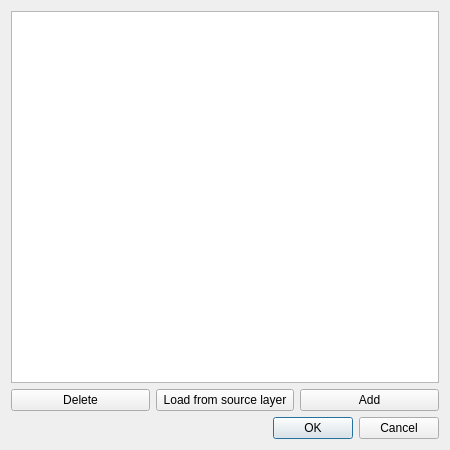
<?xml version="1.0" encoding="UTF-8"?>
<ui version="4.0">
 <class>Dialog</class>
 <widget class="QDialog" name="Dialog">
  <property name="geometry">
   <rect>
    <x>0</x>
    <y>0</y>
    <width>450</width>
    <height>450</height>
   </rect>
  </property>
  <property name="windowTitle">
   <string>Attribute value map</string>
  </property>
  <layout class="QGridLayout" name="gridLayout">
   <item row="2" column="0">
    <widget class="QDialogButtonBox" name="buttonBox">
     <property name="orientation">
      <enum>Qt::Horizontal</enum>
     </property>
     <property name="standardButtons">
      <set>QDialogButtonBox::Cancel|QDialogButtonBox::Ok</set>
     </property>
    </widget>
   </item>
   <item row="0" column="0">
    <widget class="QTableWidget" name="value_map_table">
     <property name="inputMethodHints">
      <set>Qt::ImhDigitsOnly</set>
     </property>
     <property name="selectionBehavior">
      <enum>QAbstractItemView::SelectRows</enum>
     </property>
     <attribute name="verticalHeaderVisible">
      <bool>false</bool>
     </attribute>
    </widget>
   </item>
   <item row="1" column="0">
    <layout class="QHBoxLayout" name="horizontalLayout">
     <property name="bottomMargin">
      <number>0</number>
     </property>
     <item>
      <widget class="QPushButton" name="delete_pb">
       <property name="toolTip">
        <string>Delete selected rows</string>
       </property>
       <property name="text">
        <string>Delete</string>
       </property>
      </widget>
     </item>
     <item>
      <widget class="QPushButton" name="load_pb">
       <property name="toolTip">
        <string>Paste rows from clipboard</string>
       </property>
       <property name="text">
        <string>Load from source layer</string>
       </property>
      </widget>
     </item>
     <item>
      <widget class="QPushButton" name="add_pb">
       <property name="toolTip">
        <string>Add new row</string>
       </property>
       <property name="text">
        <string>Add</string>
       </property>
      </widget>
     </item>
    </layout>
   </item>
  </layout>
 </widget>
 <tabstops>
  <tabstop>value_map_table</tabstop>
  <tabstop>delete_pb</tabstop>
  <tabstop>load_pb</tabstop>
  <tabstop>add_pb</tabstop>
 </tabstops>
 <resources/>
 <connections>
  <connection>
   <sender>buttonBox</sender>
   <signal>accepted()</signal>
   <receiver>Dialog</receiver>
   <slot>accept()</slot>
   <hints>
    <hint type="sourcelabel">
     <x>248</x>
     <y>254</y>
    </hint>
    <hint type="destinationlabel">
     <x>157</x>
     <y>274</y>
    </hint>
   </hints>
  </connection>
  <connection>
   <sender>buttonBox</sender>
   <signal>rejected()</signal>
   <receiver>Dialog</receiver>
   <slot>reject()</slot>
   <hints>
    <hint type="sourcelabel">
     <x>316</x>
     <y>260</y>
    </hint>
    <hint type="destinationlabel">
     <x>286</x>
     <y>274</y>
    </hint>
   </hints>
  </connection>
 </connections>
</ui>
